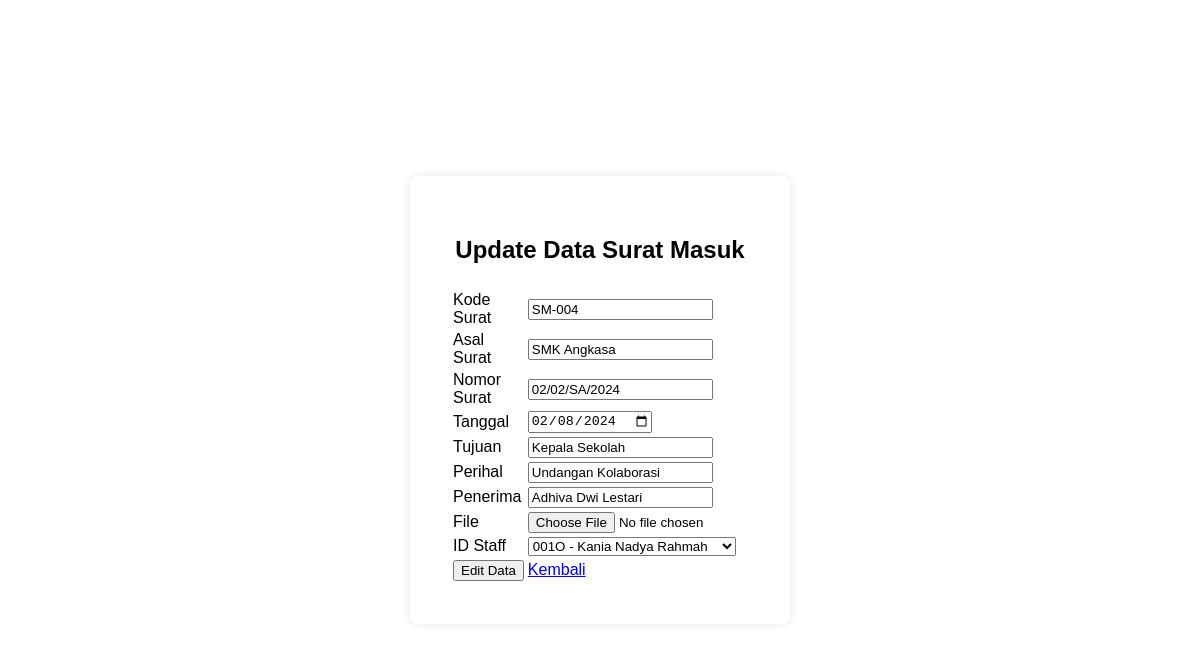
Screenshot of /ubah_masuk.php?id=4 with the database file from the repository.
### tables this page shows
CREATE TABLE `surat_masuk` (
  `id` int(5) NOT NULL,
  `kode_surat` varchar(20) NOT NULL,
  `asal_surat` varchar(50) NOT NULL,
  `nomor_surat` varchar(20) NOT NULL,
  `tanggal` date NOT NULL,
  `kepada` varchar(50) NOT NULL,
  `perihal` varchar(150) NOT NULL,
  `penerima` varchar(40) NOT NULL,
  `file` varchar(355) NOT NULL,
  `id_staff` varchar(50) NOT NULL
);

CREATE TABLE `pegawai` (
  `id` varchar(10) NOT NULL,
  `nuptk` varchar(20) NOT NULL,
  `nama` varchar(50) NOT NULL,
  `jk` varchar(15) NOT NULL,
  `alamat` varchar(50) NOT NULL,
  `jabatan` varchar(20) NOT NULL,
  `tmt` date NOT NULL
);

CREATE TABLE `user` (
  `id_staff` varchar(10) NOT NULL,
  `nuptk` varchar(15) NOT NULL,
  `username` varchar(20) NOT NULL,
  `password` varchar(10) NOT NULL,
  `level` varchar(30) NOT NULL
);

### ubah_masuk.php (the view, shortened to what this page needs)
<?php
require_once("koneksi.php");
$id = $_GET["id"];
$ambil = $db->query("SELECT * FROM surat_masuk WHERE id='$id'");
$data = $ambil->fetch_assoc();
?>
<!DOCTYPE html>
<html lang="en">
<head>
</head>
<body>
    <div class="login-container">
        <h2>Update Data Surat Masuk</h2>
        <table>
            <form action="" method="POST" enctype="multipart/form-data">
                <tr>
                    <td><label for="id"></label></td>
                    <td><input type="hidden" name="id" value="<?= $data['id']; ?>" required></td>
                </tr>
                <tr>
                    <td><label for="kode_surat">Kode Surat </label></td>
                    <td><input type="text" name="kode_surat" value="<?= $data['kode_surat']; ?>" required></td>
                </tr>
                <tr>
                    <td><label for="asal_surat">Asal Surat</label></td>
                    <td><input type="text" name="asal_surat" value="<?= $data['asal_surat']; ?>" required></td>
                </tr>
                <tr>
                    <td><label for="nomor_surat">Nomor Surat </label></td>
                    <td><input type="text" name="nomor_surat" value="<?= $data['nomor_surat']; ?>" required></td>
                </tr>
                <tr>
                    <td><label for="tanggal">Tanggal </label></td>
                    <td><input type="date" name="tanggal" value="<?= $data['tanggal']; ?>" required></td>
                </tr>
                <tr>
                    <td><label for="kepada">Tujuan </label></td>
                    <td><input type="text" name="kepada" value="<?= $data['kepada']; ?>" required></td>
                </tr>
                <tr>
                    <td><label for="perihal">Perihal </label>
                    </td>
                    <td><input type="text" name="perihal" value="<?= $data['perihal']; ?>" required></td>
                </tr>
                <tr>
                    <td><label for="penerima">Penerima </label></td>
                    <td><input type="text" name="penerima" value="<?= $data['penerima']; ?>" required></td>
                </tr>
                <tr>
                    <td><label for="file">File </label></td>
                    <td><input type="file" name="file"></td>
                </tr>
                <tr>
                    <td><label for="id_staff">ID Staff </label></td>
                    <td>
                        <select name="id_staff" required>
                            <?php
                            $query = mysqli_query($db, "SELECT * FROM pegawai inner join user on pegawai.id = user.id_staff");
                            while ($datapegawai = mysqli_fetch_assoc($query)) {
                            ?>
                                <option <?php if ($data['id_staff'] == $datapegawai['id_staff']) echo 'selected'; ?> value="<?= $datapegawai['id_staff'] ?>"><?= $datapegawai['id_staff'] . ' - ' . $datapegawai['nama'] ?></option>
                            <?php } ?>
                        </select>
                    </td>
                </tr>
                <tr>
                    <td><input type="submit" value="Edit Data" name="ubah"></td>
                    <td><a href="s_masuk.php"> Kembali </a></td>
                </tr>
            </form>
        </table>
    </div>
</body>
</html>
</html>

### ubah_masuk.php (style rules this page uses)
body { font-family: sans-serif, sans-serif; background-image: url('assets/img/school.jpg'); background-repeat: no-repeat; background-size: 100%; margin: 0; padding: 0; display: flex; align-items: center; justify-content: center; height: 100vh; }
.login-container { background-color: #fff; border-radius: 8px; box-shadow: 0 0 10px rgba(0, 0, 0, 0.1); padding: 40px; width: 300px; }
.login-container h2 { text-align: center; }

### rows the page displays
surat_masuk: kode_surat "SM-004", asal_surat "SMK Angkasa", nomor_surat "02/02/SA/2024", tanggal "02/08/2024", kepada "Kepala Sekolah", perihal "Undangan Kolaborasi", penerima "Adhiva Dwi Lestari", id_staff "001O - Kania Nadya Rahmah"
